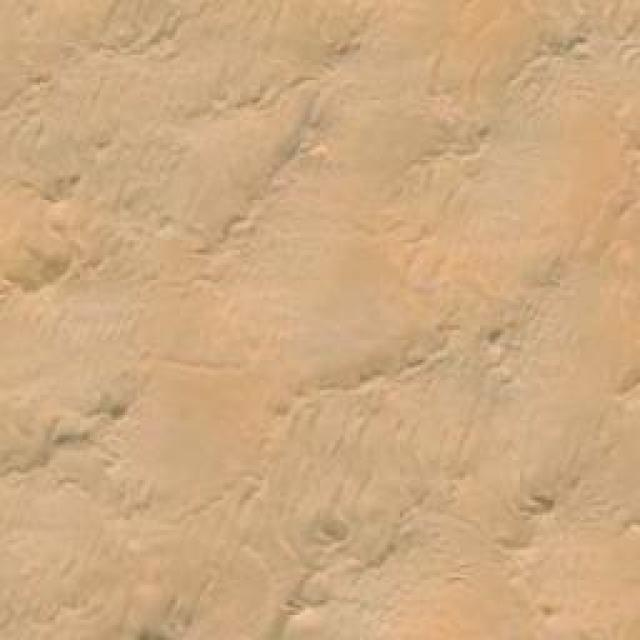
#> input picture Images/015_jpg.rf.0c375710767d68c292906477a5f53a5f.jpg, 640 x 640 px, found by its file name; its folder holds only this picture in this run
$ python clahe_statelite_algo.py
#> lines starting #> are read from the running program, lines starting #| are printed output that depends on the picture
#> further down, image is the input picture: shape (640, 640, 3); mean B, G, R 129.2, 169.8, 205.4
import cv2
import numpy as np
import os
from google.colab.patches import cv2_imshow

# Input and output directories
input_folder = '/content/Images'  # Folder containing your input images
output_folder = '/content/drive/MyDrive/processed_imgs'  # Folder to save processed images

# Create output folder if it doesn't exist
os.makedirs(output_folder, exist_ok=True)

# CLAHE settings
n = 1  # Tile grid size
clip_limit = 1.0

# Define CLAHE function
def apply_clahe(image):
    lab = cv2.cvtColor(image, cv2.COLOR_BGR2LAB)
#> lab: shape (640, 640, 3); mean of channels 0, 1, 2 183.1, 135.3, 153.8
    clahe = cv2.createCLAHE(clipLimit=clip_limit, tileGridSize=(n, n))
    lab[:, :, 0] = clahe.apply(lab[:, :, 0])
#> lab: shape (640, 640, 3); mean of channels 0, 1, 2 178.9, 135.3, 153.8
    enhanced_image = cv2.cvtColor(lab, cv2.COLOR_LAB2BGR)
    return enhanced_image

# Define RGB enhancement function
def apply_rgb_method(image):
    b, g, r = cv2.split(image)
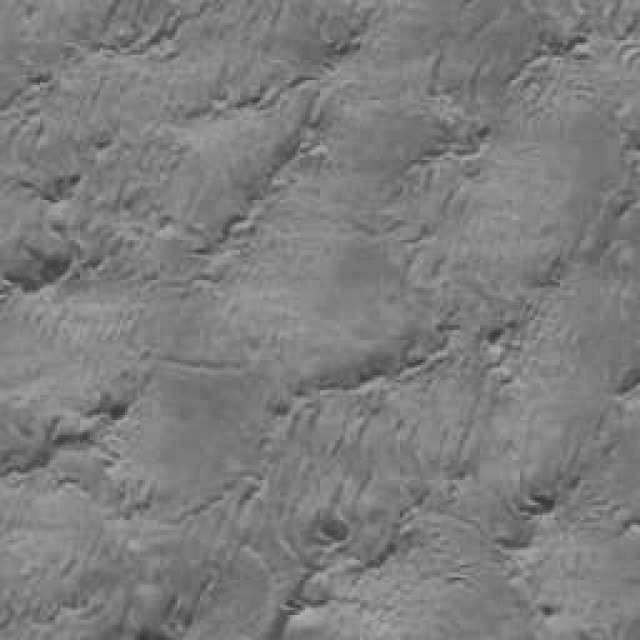
#> b: shape (640, 640); min 51, max 177, mean 125.2
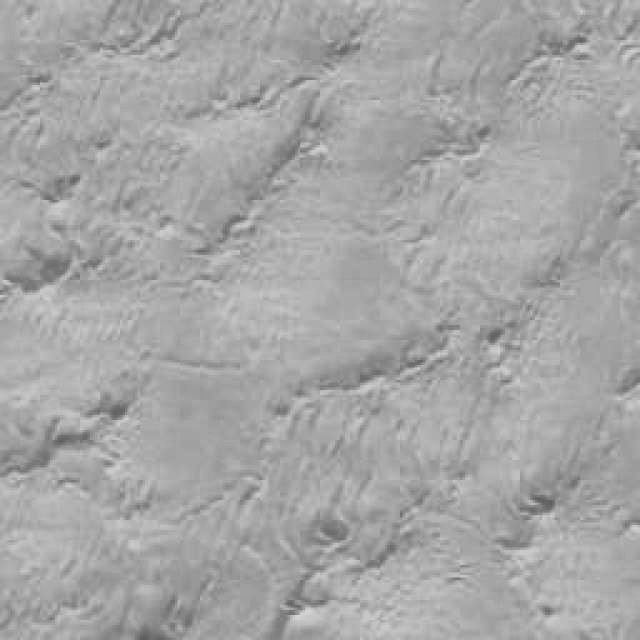
#> g: shape (640, 640); min 90, max 215, mean 165.6
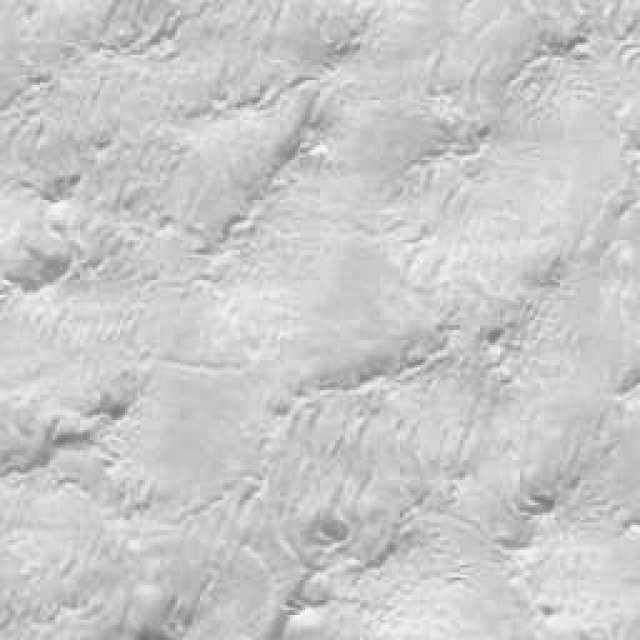
#> r: shape (640, 640); min 111, max 253, mean 200.8
    b = cv2.equalizeHist(b)
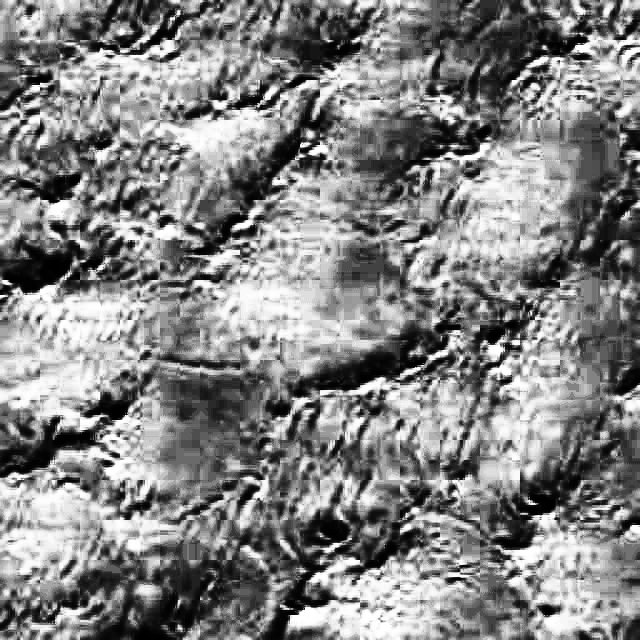
#> b: shape (640, 640); min 0, max 255, mean 131
    g = cv2.equalizeHist(g)
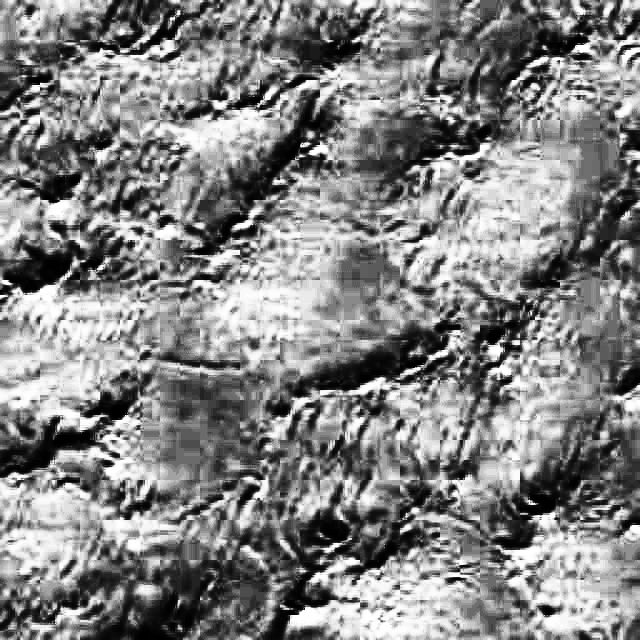
#> g: shape (640, 640); min 0, max 255, mean 131
    r = cv2.equalizeHist(r)
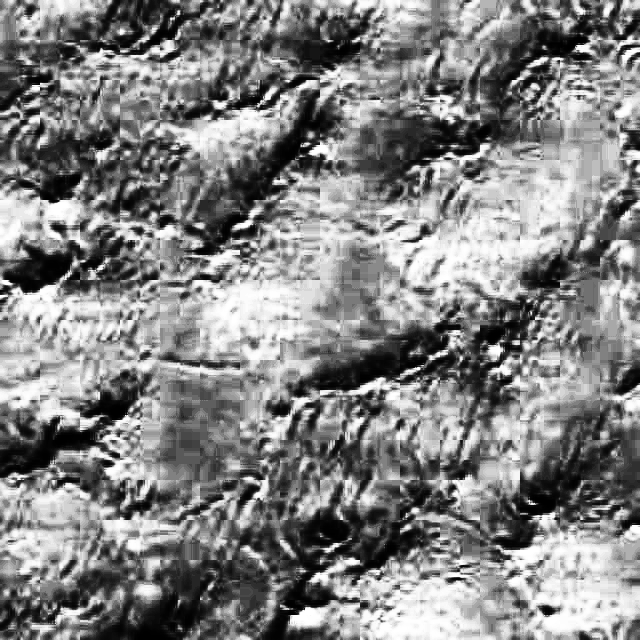
#> r: shape (640, 640); min 0, max 255, mean 130.3
    enhanced_image = cv2.merge((b, g, r))
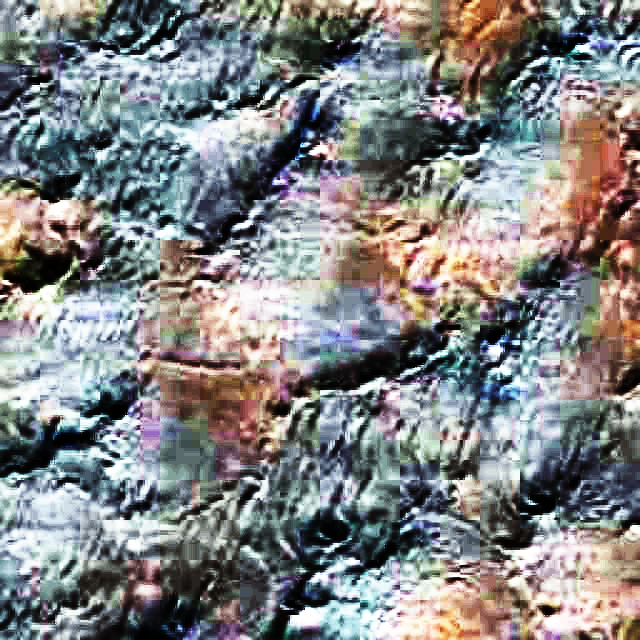
#> enhanced_image: shape (640, 640, 3); mean B, G, R 131, 131, 130.3
    return enhanced_image

# Process all images in the folder
for filename in os.listdir(input_folder):
    if filename.lower().endswith(('.png', '.jpg', '.jpeg')):
        image_path = os.path.join(input_folder, filename)
        image = cv2.imread(image_path)

        if image is None:
            print(f" Skipping {filename} (cannot read file).")
            continue

        # Apply CLAHE
        image_clahe = apply_clahe(image)

        # Apply RGB method
        image_enhanced = apply_rgb_method(image_clahe)

        # Save processed image
        output_path = os.path.join(output_folder, f"processed_{filename}")
        cv2.imwrite(output_path, image_enhanced)

        print(f"✅ Processed and saved: {output_path}")

        # Display the result for each image
        print(f"\nOriginal Image: {filename}")
        cv2_imshow(image)
        print(f"Enhanced Image: processed_{filename}")
        cv2_imshow(image_enhanced)

print("\n All images processed successfully!")

$ run again, on Images/060_jpg.rf.4989195e422c34b329069c726dc88099.jpg
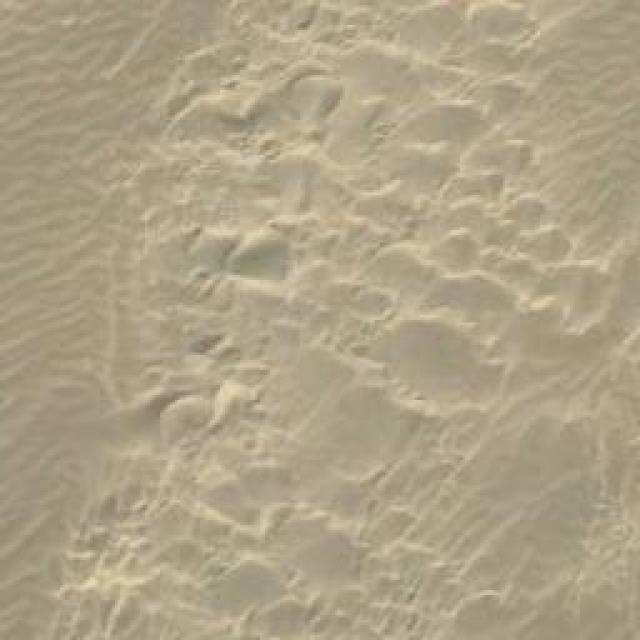
#> input picture Images/060_jpg.rf.4989195e422c34b329069c726dc88099.jpg, 640 x 640 px, found by its file name
#> image is the input picture: shape (640, 640, 3); mean B, G, R 135.2, 161.8, 174.2
#> in apply_rgb_method, `b, g, r = cv2.split(image)`:
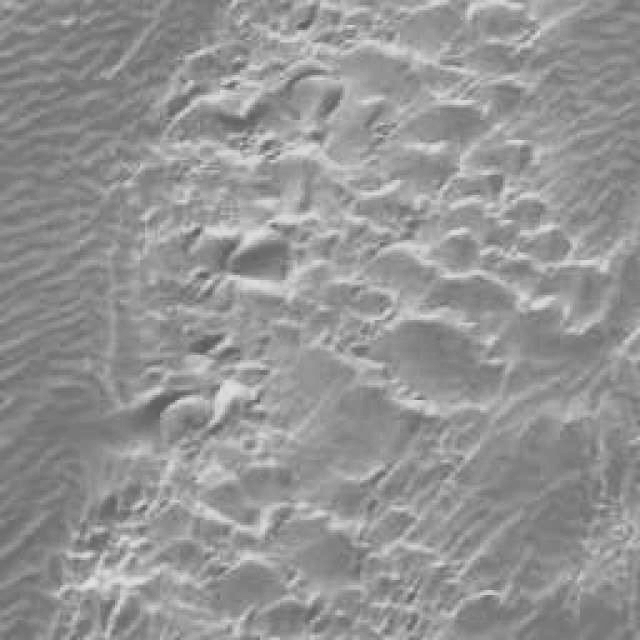
#> g: shape (640, 640); min 87, max 226, mean 147.8
#> in apply_rgb_method, `enhanced_image = cv2.merge((b, g, r))`:
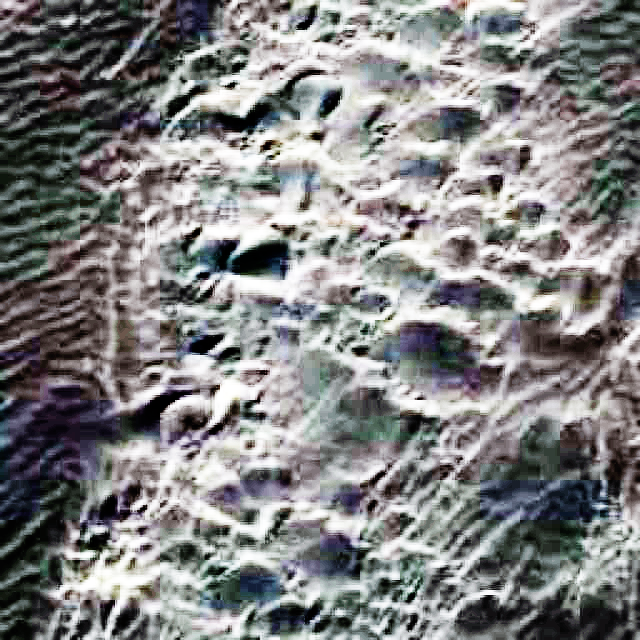
#> enhanced_image: shape (640, 640, 3); mean B, G, R 129.9, 129.6, 129.5

$ run again, on Images/018_jpg.rf.721ff66c0623de6e3478dc26418901f1.jpg
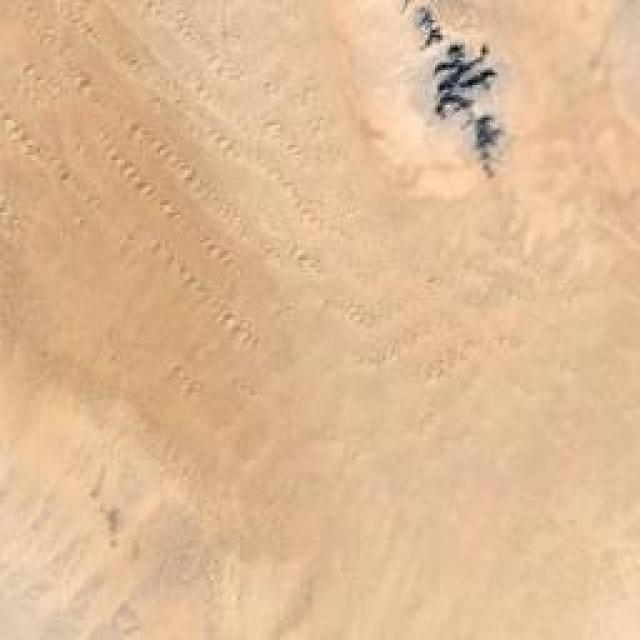
#> input picture Images/018_jpg.rf.721ff66c0623de6e3478dc26418901f1.jpg, 640 x 640 px, found by its file name
#> image is the input picture: shape (640, 640, 3); mean B, G, R 149.7, 186.7, 223.2
#> in apply_rgb_method, `b, g, r = cv2.split(image)`:
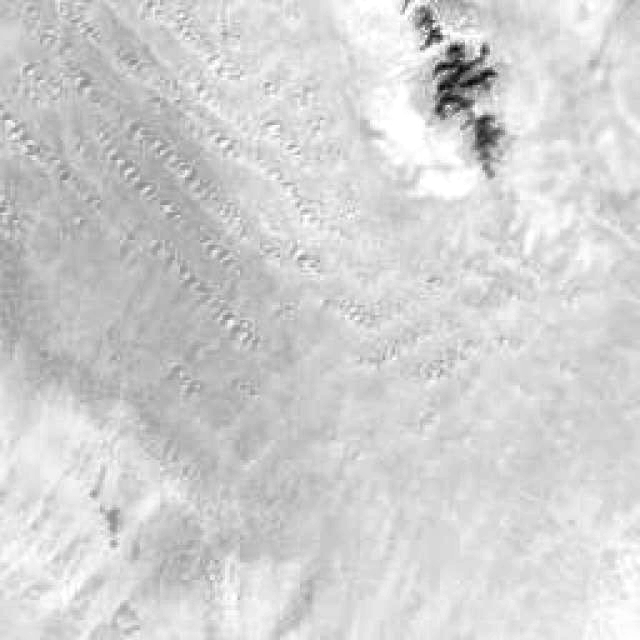
#> r: shape (640, 640); min 4, max 255, mean 209.1
#> in apply_rgb_method, `enhanced_image = cv2.merge((b, g, r))`:
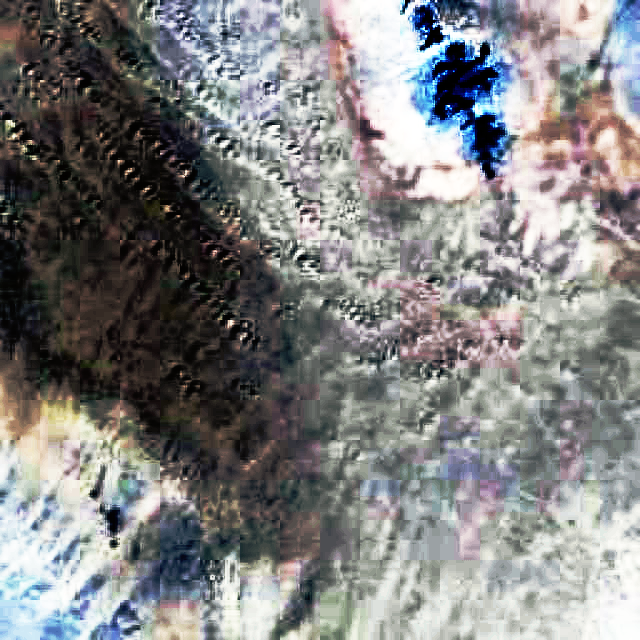
#> enhanced_image: shape (640, 640, 3); mean B, G, R 129.8, 129.8, 129.6
